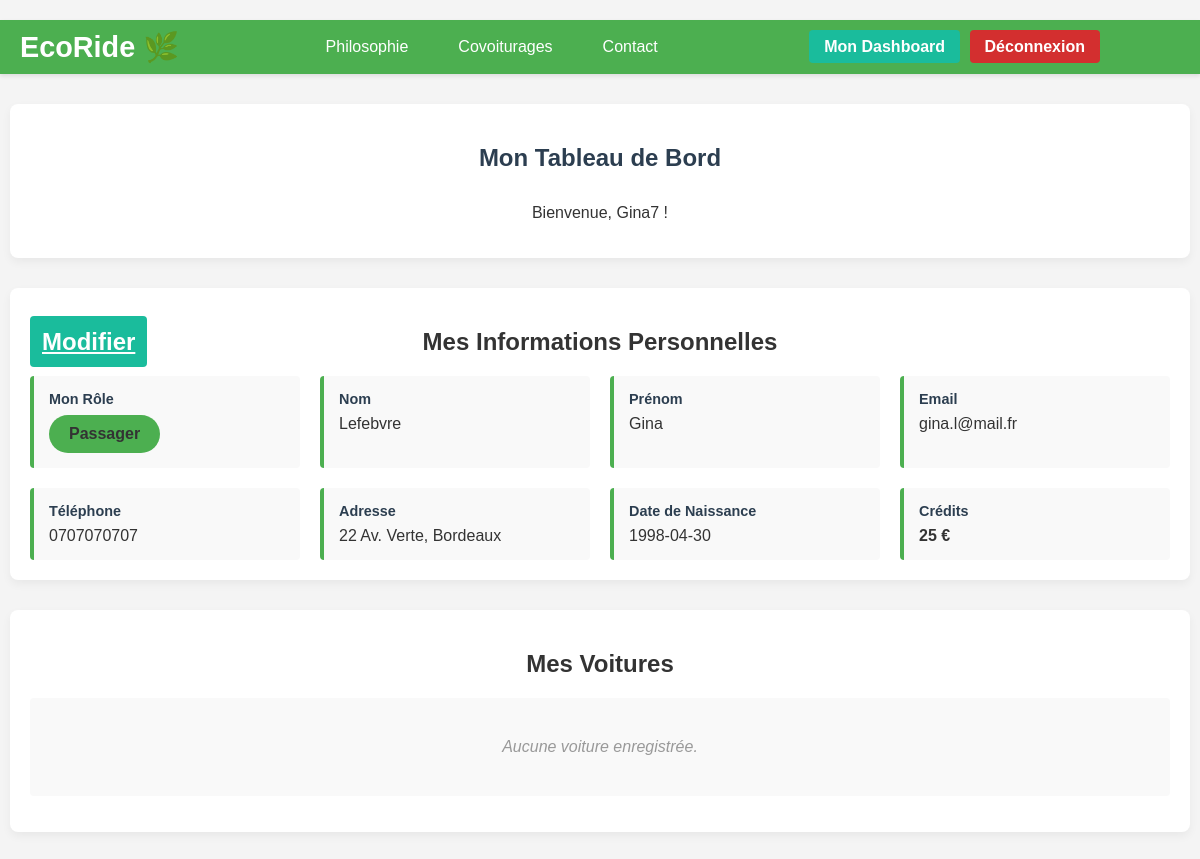
/public/index.php?p=utilisateurs.index (signed in, upper part), run on an earlier commit of the app's database.
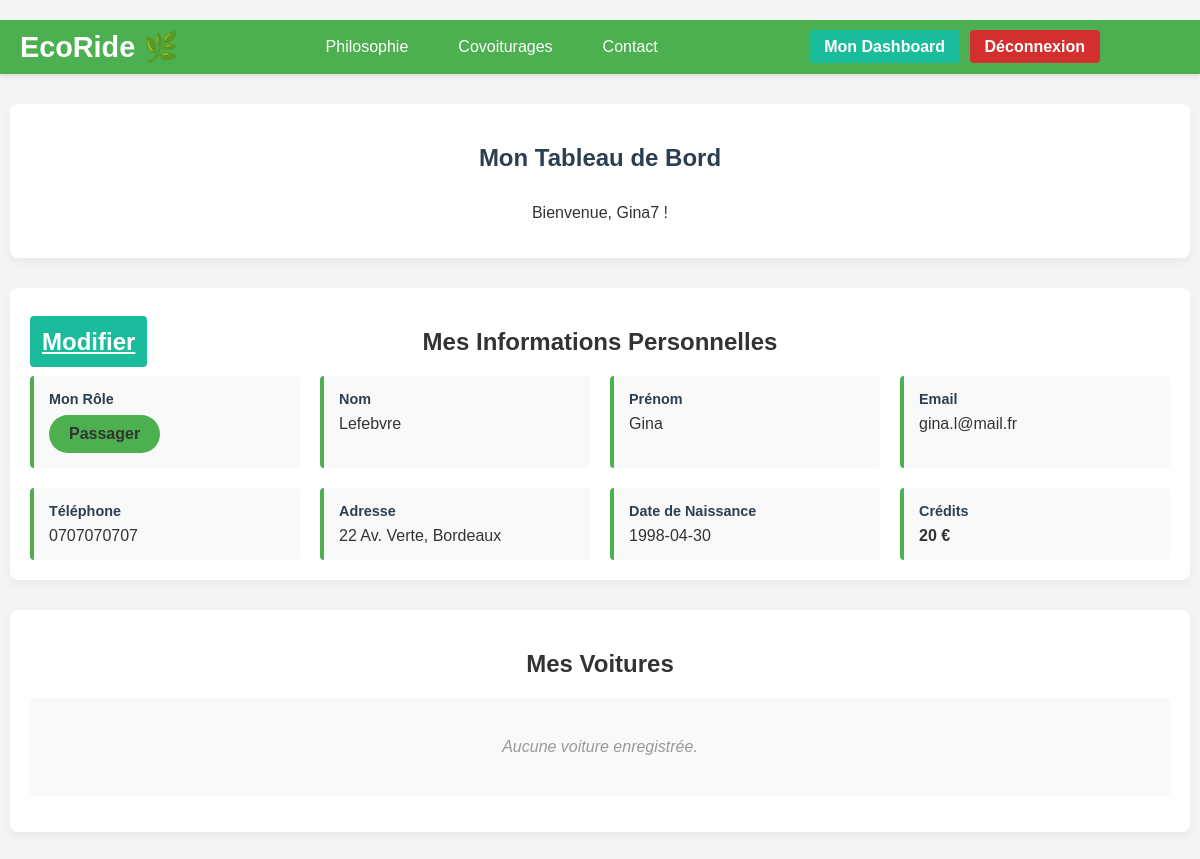
And on a later commit of the database.
### tables this page shows
CREATE TABLE IF NOT EXISTS `utilisateur` (
  `utilisateur_id` INT NOT NULL AUTO_INCREMENT,
  `nom` VARCHAR(50) NOT NULL,
  `prenom` VARCHAR(50) NOT NULL,
  `email` VARCHAR(50) NOT NULL UNIQUE,  
  `password` VARCHAR(50) NOT NULL,
  `telephone` VARCHAR(50) NULL,
  `adresse` VARCHAR(50) NULL,
  `date_naissance` VARCHAR(50) NULL,  
  `photo` BLOB NULL,
  `pseudo` VARCHAR(50) NOT NULL UNIQUE,
  `role_id` INT NOT NULL,  
  `credit` INT NOT NULL DEFAULT 20,
  PRIMARY KEY (`utilisateur_id`),
  INDEX `fk_utilisateur_role_idx` (`role_id` ASC),
  CONSTRAINT `fk_utilisateur_role`
    FOREIGN KEY (`role_id`)
    REFERENCES `role` (`role_id`)
);

### core/Autoloader.php (called while the page is built, shortened)
<?php
class Autoloader
{
    static function fautoload($class)
    {
        if (strpos($class, __NAMESPACE__) === 0) {
            $class = str_replace(__NAMESPACE__ . '\\', '', $class);
            $class = str_replace('\\', '/', $class);
        }
    }
}

### app/App.php (called while the page is built, shortened)
<?php
class App
{
    private static $_instance;
    private $db_instance;
    public static function getInstance()
    {
        if (is_null(self::$_instance)) {
            self::$_instance = new App();
        }
        return self::$_instance;
    }
    public static function load()
    {
        require ROOT . '/app/Autoloader.php';
        require ROOT . '/core/Autoloader.php';
    }
    public function getDb()
    {
        $config = Config::getInstance(ROOT . '/config/config.php');
        if (is_null($this->db_instance)) {
            $this->db_instance = new MysqlDatabase($config->get('db_name'), $config->get('db_user'), $config->get('db_pass'), $config->get('db_host'));
        }
        return $this->db_instance;
    }
}

### core/Config.php (called while the page is built, shortened)
<?php
class Config
{
    private $settings;
    private static $_instance;
    private function __construct($file)
    {
        $this->settings = require($file);
    }
    public static function getInstance($file)
    {
        if (is_null(self::$_instance)) {
            self::$_instance = new Config($file);
        }
        return self::$_instance;
    }
    public function get($key)
    {
        return $this->settings[$key];
    }
}

### config/config.php (called while the page is built)
<?php
return array(
    "db_user" => "abcrdv",
    "db_pass" => "*E8D46CE25265E545D225A8A6F1BAF642FEBEE5CB",
    "db_host" => "mysql-abcrdv.alwaysdata.net",
    "db_name" => "abcrdv_ecoride_db"
);

### core/Auth/DbAuth.php (called while the page is built, shortened)
<?php
class DbAuth
{
    public function getConnectedUserId()
    {
        return $_SESSION['auth'] ?? null;
    }
    public function getAuthType()
    {
        return $_SESSION['auth_type'] ?? null;
    }
}

### core/Controller/Controller.php (called while the page is built, shortened)
<?php
class Controller
{
    protected $viewPath;
    protected function render($view, $variables = [])
    {
        extract($variables);
        require($this->viewPath . str_replace('.', '/', $view) . '.php');
    }
}

### core/Model/Model.php (called while the page is built, shortened)
<?php
class Model
{
    protected $table;
    protected $column;
    protected $db;
    public function __construct(Database $db)
    {
        $this->db = $db;
    }
    public function find($id)
    {
        return $this->query("SELECT * FROM {$this->table} WHERE {$this->column} = ?", [$id], true);
    }
    public function query($statement, $attributes = null, $one = false)
    {
        $classe_name = str_replace('Model', 'Entity', get_class($this));
        if ($attributes) {
            return $this->db->prepare(
                $statement,
                $attributes,
                $classe_name,
                $one
            );
        } else {
            return $this->db->query(
                $statement,
                $classe_name,
                $one
            );
        }
    }
}

### core/Database/MysqlDatabase.php (called while the page is built, shortened)
<?php
class MysqlDatabase extends Database
{
    private $dbname;
    private $dbusername;
    private $dbpassword;
    private $dbhost;
    private $pdo;
    public function __construct($dbname = '', $dbusername = 'root', $dbpassword = '', $dbhost = 'localhost')
    {
        $this->dbname = $dbname;
        $this->dbusername = $dbusername;
        $this->dbpassword = $dbpassword;
        $this->dbhost = $dbhost;
    }
    private function getPdo()
    {
        if ($this->pdo === null) {
            $dns = 'mysql:host=' . $this->dbhost . ';dbname=' . $this->dbname;
            $pdo = new PDO($dns, $this->dbusername, $this->dbpassword);
            $pdo->setAttribute(PDO::ATTR_ERRMODE, PDO::ERRMODE_EXCEPTION);
            $this->pdo = $pdo;
        }
        return $this->pdo;
    }
    public function prepare($statement, $attributes, $class_name = null, $one = false)
    {
        $req = $this->getPdo()->prepare($statement);
        $res = $req->execute($attributes);
        if ($class_name === null) {
            $req->setFetchMode(PDO::FETCH_OBJ);
        } else {
            $req->setFetchMode(PDO::FETCH_CLASS, $class_name);
        }
        if ($one) {
            $datas = $req->fetch();
        } else {
            $datas = $req->fetchAll();
        }
        return $datas;
    }
}

### app/Autoloader.php (called while the page is built, shortened)
<?php
class Autoloader
{
    static function fautoload($class)
    {
        if (strpos($class, __NAMESPACE__) === 0) {
            $class = str_replace(__NAMESPACE__ . '\\', '', $class);
            $class = str_replace('\\', '/', $class);
        }
    }
}

### app/Views/utilisateurs/profile/index.php (the view, shortened to what the changed rows need)
<?php if (isset($auth_type) && $auth_type === 'visiteur'): ?>
    <section class="presentation-section">
        <div class="presentation-content">
            <h1>Finalisation de l'inscription</h1>
            <p>Bienvenue, <?php echo htmlspecialchars($visiteur->pseudo ?? ''); ?> !</p>
            <?php if (isset($statut_mail_id) && $statut_mail_id == 1): ?>
                <div class="alert alert-warning mt-20">
                    <p><strong>Mail à confirmer</strong></p>
                    <p>Veuillez cliquer sur le bouton ci-dessous pour valider votre adresse email.</p>
                    <br>
                    <a href="index.php?p=utilisateurs.validerEmail" class="btn btn-primary">Valider votre adresse mail</a>
                </div>
            <?php elseif (isset($statut_mail_id) && $statut_mail_id == 2): ?>
                <h2 class="mt-20">Mes Informations Personnelles</h2>
                <p>Votre email est confirmé. Veuillez compléter votre profil pour accéder à toutes les fonctionnalités.</p>
                <form action="index.php?p=utilisateurs.finaliserInscription" method="POST" class="form-utilisateurs form-centered-600">
                    <div class="form-group-row">
                        <div class="form-group">
                            <label for="nom">Nom *</label>
                            <input type="text" id="nom" name="nom" class="form-control" required>
                        </div>
                        <div class="form-group">
                            <label for="prenom">Prénom *</label>
                            <input type="text" id="prenom" name="prenom" class="form-control" required>
                        </div>
                    </div>
                    <div class="form-group-row">
                        <div class="form-group">
                            <label>Email</label>
                            <input type="text" class="form-control" value="<?php echo htmlspecialchars($visiteur->email); ?>" disabled>
                        </div>
                        <div class="form-group">
                            <label for="telephone">Téléphone *</label>
                            <input type="tel" id="telephone" name="telephone" class="form-control" required>
                        </div>
                    </div>
                    <div class="form-group">
                        <label for="adresse">Adresse *</label>
                        <input type="text" id="adresse" name="adresse" class="form-control" required>
                    </div>
                    <div class="form-group">
                        <label for="date_naissance">Date de Naissance *</label>
                        <input type="date" id="date_naissance" name="date_naissance" class="form-control" required>
                    </div>
                    <div class="form-buttons">
                        <button type="submit" class="btn btn-primary">Enregistrement</button>
                    </div>
                </form>
            <?php endif; ?>
        </div>
    </section>
<?php else: ?>
    <section class="presentation-section">
        <div class="presentation-content">
            <h1>Mon Tableau de Bord</h1>
            <p>Bienvenue, <?php echo htmlspecialchars($utilisateur->pseudo ?? ''); ?> !</p>
        </div>
    </section>
    <section class="presentation-section">
        <div class="presentation-content">
            <h2 class="header-grid">
                <div class="text-left">
                    <a href="index.php?p=utilisateurs.profile.edit" class="btn btn-secondary">Modifier</a>
                </div>
                <span class="header-grid-title">Mes Informations Personnelles</span>
            </h2>
            <div class="info-grid text-left">
                <div class="info-item">
                    <label>Mon Rôle</label>
                    <p class="role-badge">
                        <?php
                        if ($utilisateur->role_id == 1) {
                            echo 'Chauffeur';
                        } elseif ($utilisateur->role_id == 3) {
                            echo 'Chauffeur-Passager';
                        } else {
                            echo 'Passager';
                        }
                        ?>
                    </p>
                </div>
                <div class="info-item">
                    <label>Nom</label>
                    <p><?php echo htmlspecialchars($utilisateur->nom ?? ''); ?></p>
                </div>
                <div class="info-item">
                    <label>Prénom</label>
                    <p><?php echo htmlspecialchars($utilisateur->prenom ?? ''); ?></p>
                </div>
                <div class="info-item">
                    <label>Email</label>
                    <p><?php echo htmlspecialchars($utilisateur->email ?? ''); ?></p>
                </div>
                <div class="info-item">
                    <label>Téléphone</label>
                    <p><?php echo htmlspecialchars($utilisateur->telephone ?? ''); ?></p>
                </div>
                <div class="info-item">
                    <label>Adresse</label>
                    <p><?php echo htmlspecialchars($utilisateur->adresse ?? ''); ?></p>
                </div>
                <div class="info-item">
                    <label>Date de Naissance</label>
                    <p><?php echo htmlspecialchars($utilisateur->date_naissance ?? ''); ?></p>
                </div>
                <div class="info-item">
                    <label>Crédits</label>
                    <p class="credit-amount"><?php echo htmlspecialchars($utilisateur->credit ?? 0); ?> €</p>
                </div>
            </div>
        </div>
    </section>
    <?php if (!empty($voitures)): ?>
        <section class="presentation-section">
            <div class="presentation-content">
                <h2 class="header-grid">
                    <div class="text-left">
                        <a href="index.php?p=utilisateurs.voitures.index" class="btn btn-secondary">Gérer</a>
                    </div>
                    <span class="header-grid-title">Mes Voitures</span>
                    <div></div>
                </h2>
                <div class="voitures-list text-left">
                    <?php foreach ($voitures as $voiture): ?>
                        <div class="voiture-item">
                            <h3><?php echo htmlspecialchars($voiture->marque ?? ''); ?> - <?php echo htmlspecialchars($voiture->modele ?? ''); ?></h3>
                            <p><strong>Immatriculation:</strong> <?php echo htmlspecialchars($voiture->immatriculation ?? ''); ?></p>
                            <p><strong>Energie:</strong> <?php echo htmlspecialchars($voiture->energie ?? ''); ?></p>
                            <p><strong>Couleur:</strong> <?php echo htmlspecialchars($voiture->couleur ?? ''); ?></p>
                            <p><strong>Année:</strong> <?php echo htmlspecialchars($voiture->annee ?? ''); ?></p>
                        </div>
                    <?php endforeach; ?>
                </div>
            </div>
        </section>
    <?php else: ?>
        <section class="presentation-section">
            <div class="presentation-content">
                <h2>Mes Voitures</h2>
                <p class="empty-message">Aucune voiture enregistrée.</p>
            </div>
        </section>
    <?php endif; ?>
<?php endif; ?>

What changed in the data, as far as the page shows it:
changed utilisateur "Gina7": credit "25" → "20"
